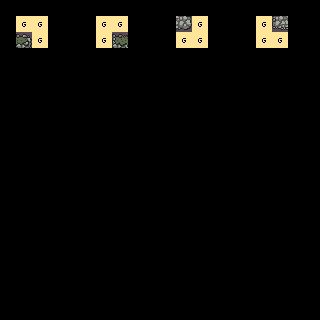

A 2D game scene composited from a Tiled map and its tileset images. What follows is a short description and the map's XML, with each tile layer's data collapsed to a summary:
An orthogonal 20x20 tile map with 16x16 px tiles, 3 tile layers (regions, input_raw, output_tiles).

<map version="1.0" orientation="orthogonal" width="20" height="20" tilewidth="16" tileheight="16">
 <tileset firstgid="1" name="tiles.fw" tilewidth="16" tileheight="16">
  <image source="tiles.fw.png" width="256" height="256" />
 </tileset>
 <layer name="regions" width="20" height="20">
  <data>[400 cells, 16 non-empty, 1 distinct tile ids]</data>
 </layer>
 <layer name="input_raw" width="20" height="20">
  <data>[400 cells, 16 non-empty, 2 distinct tile ids]</data>
 </layer>
 <layer name="output_tiles" width="20" height="20">
  <data>[400 cells, 4 non-empty, 4 distinct tile ids]</data>
 </layer>
</map>
